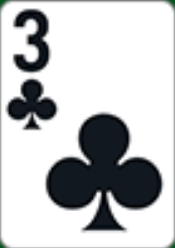
#> input picture backend/card_templates_raw/deck52/3fiori.png, 175 x 248 px; its folder holds only this picture in this run
$ python normalize_fullcard_templates.py
#> lines starting #> are read from the running program, lines starting #| are printed output that depends on the picture
#!/usr/bin/env python3
"""
NORMALIZE FULL-CARD TEMPLATES - ORDINE CAPO
============================================

Converte le 52 carte PokerStars in template normalizzati per matching.

Input:  card_templates_raw/deck52/*.png (naming italiano: 2cuori.png, Apicche.png, etc.)
Output: card_templates/pokerstars/full/*.png (naming standard: 2h.png, As.png, etc.)

Pipeline:
1. Carica carta raw
2. Grayscale
3. Resize a dimensione standard (prima carta = reference)
4. Gaussian blur (3x3) per ridurre rumore
5. Salva con nome standard (es: Ah.png)
"""

import os
import re
import glob
import cv2

INPUT_DIR = "card_templates_raw/deck52"
OUT_DIR = "card_templates/pokerstars/full"

os.makedirs(OUT_DIR, exist_ok=True)

# Mapping nome italiano → simbolo standard
SUITS_MAP_IT_SHORT = {
    "cuori": "h",
    "fiori": "c",
    "picche": "s",
    "quadri": "d",
    "cuadri": "d",  # typo protection
}

TARGET_SIZE = None  # (W, H) - prendo dalla prima carta

print("🎯 NORMALIZZAZIONE FULL-CARD TEMPLATES\n")

png_paths = sorted(glob.glob(os.path.join(INPUT_DIR, "*.png")))
print(f"Trovate {len(png_paths)} carte\n")

processed = 0
for path in png_paths:
    fname = os.path.basename(path)
    name, _ = os.path.splitext(fname)  # es: "2cuori" o "Apicche"

    # Separa rank e seme
    # Pattern: rank (2-9, T, J, Q, K, A) + seme (cuori, fiori, picche, quadri)
    m = re.match(r"([2-9TJQKA])(.+)", name, re.IGNORECASE)
    if not m:
        print(f"⚠️ Nome NON riconosciuto, skip: {fname}")
        continue

    rank_ch, suit_it = m.groups()
    rank_ch = rank_ch.upper()
    suit_it = suit_it.lower()

    # Fix typo comuni
    if suit_it == "cuadri":
        suit_it = "quadri"

    if suit_it not in SUITS_MAP_IT_SHORT:
        print(f"⚠️ Seme sconosciuto, skip: {fname} (suit={suit_it})")
        continue

    suit_short = SUITS_MAP_IT_SHORT[suit_it]  # h/c/s/d
    code = f"{rank_ch}{suit_short}"            # es: "Ah", "Td"

    # Carica immagine
    img = cv2.imread(path, cv2.IMREAD_GRAYSCALE)
#> img: shape (248, 175); min 0, max 255, mean 196.5
    if img is None:
        print(f"❌ Errore lettura: {path}")
        continue

    h, w = img.shape[:2]
#> h = 248; w = 175

    # Fissa dimensione target sulla prima carta
    if TARGET_SIZE is None:
        TARGET_SIZE = (w, h)  # (W, H)
#> TARGET_SIZE = (175, 248)
        print(f"📐 TARGET_SIZE fissata: {TARGET_SIZE[0]}×{TARGET_SIZE[1]}px\n")
#| 📐 TARGET_SIZE fissata: 175×248px

    # Resize tutte alla stessa dimensione
    tmpl = cv2.resize(img, TARGET_SIZE, interpolation=cv2.INTER_AREA)

    # Blur leggero per ridurre rumore
    tmpl = cv2.GaussianBlur(tmpl, (3, 3), 0)
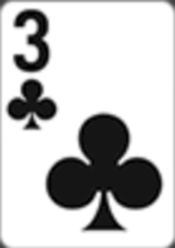
#> tmpl: shape (248, 175); min 0, max 255, mean 196.7

    # Salva
    out_path = os.path.join(OUT_DIR, f"{code}.png")
    cv2.imwrite(out_path, tmpl)

    print(f"✅ {fname:15s} → {code}.png")
    processed += 1

print(f"\n{'='*60}")
print(f"✅ NORMALIZZAZIONE COMPLETA")
print(f"{'='*60}")
print(f"Template processati: {processed}/52")
print(f"Dimensione standard: {TARGET_SIZE[0]}×{TARGET_SIZE[1]}px")
#| Dimensione standard: 175×248px
print(f"Output directory: {OUT_DIR}")
print(f"{'='*60}\n")

# Verifica che abbiamo tutti i 52 template
output_files = sorted(glob.glob(os.path.join(OUT_DIR, "*.png")))
if len(output_files) == 52:
    print("💣 DECK COMPLETO! PRONTO PER LA GUERRA! 🃏")
else:
    print(f"⚠️ Attenzione: solo {len(output_files)}/52 template generati")

$ run again, on backend/card_templates_raw/deck52/5cuori.png
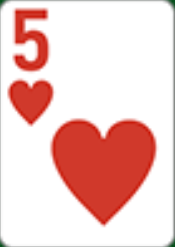
#> input picture backend/card_templates_raw/deck52/5cuori.png, 175 x 247 px
#> `img = cv2.imread(path, cv2.IMREAD_GRAYSCALE)`:
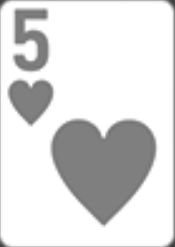
#> img: shape (247, 175); min 61, max 255, mean 221.1
#| 📐 TARGET_SIZE fissata: 175×247px
#| Dimensione standard: 175×247px
